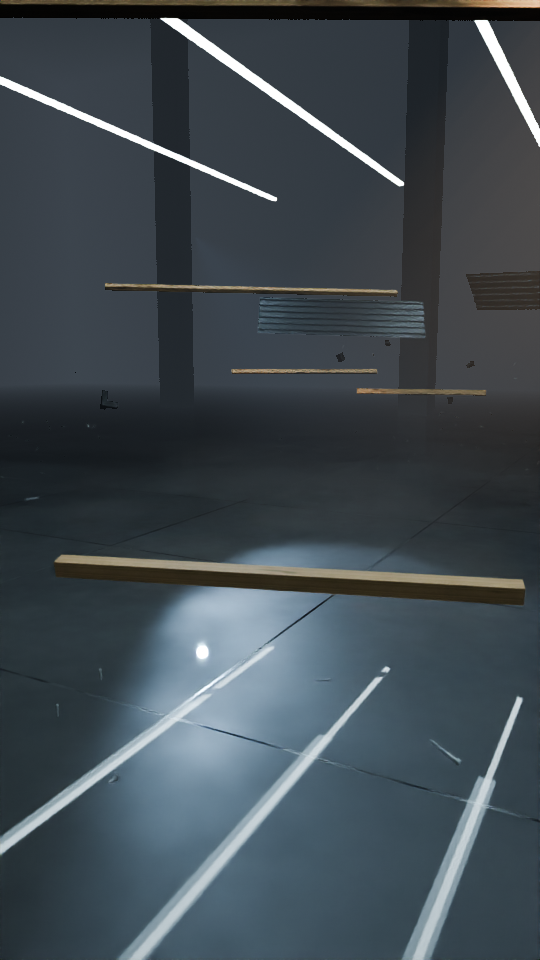
#> input picture f0029.png, 540 x 960 px, given in place of rivon_logo.png, which was not available
$ python finish_film.py
#> lines starting #> are read from the running program, lines starting #| are printed output that depends on the picture
"""RIVON film post: cinematic grade + push-through (zoom) transitions between locations + end card, then H.264 MP4.
End card: the camera holds on the engraved RIVON mark of the hero connector, everything darkens except the mark, the engraved mark
becomes a clean white graphic (cut from the same render, pixel-aligned), glides to the centre, the wordmark and the CTA appear below.
usage: python3 finish_film.py <frames_dir> <out.mp4> [--crf 16] [--audio film.wav] [--fps 30]
       python3 finish_film.py --still <frame.png> <frame_index> <out.png>"""
import sys, os, argparse, subprocess, glob, json
import numpy as np
import cv2
from PIL import Image, ImageDraw, ImageFont
HERE = os.path.dirname(os.path.abspath(__file__)); FD = os.path.join(HERE, "fonts") + os.sep
CUTS = ()                     # lab-only film: one continuous take, no cuts
TN = 8                                                              # frames on each side of a cut used by the push-through transition
CTA_LINES = ("Jedno rozwiązanie.", "Wiele możliwości.")           # exact copy: "Jedno rozwiązanie. Wiele możliwości."
D0, D1 = 830, 846            # darkening
G0, G1 = 832, 846            # engraved mark -> white graphic
M0, M1 = 848, 864            # graphic glides to its final place
W0, W1 = 858, 872            # wordmark
C0 = 864                     # CTA lines (second one 6 frames later, 12-frame fades)
ICON_FINAL = (0.5, 0.42, 0.25)          # centre x, centre y (fraction of frame), width (fraction of frame width)
WORD_Y, WORD_W = 0.525, 0.44
CTA_Y = 0.65
ap = argparse.ArgumentParser(); ap.add_argument("frames", nargs="?"); ap.add_argument("out", nargs="?"); ap.add_argument("--crf", type=int, default=16)
ap.add_argument("--audio", default=None); ap.add_argument("--still", nargs=3, default=None); ap.add_argument("--fps", type=int, default=30)
a = ap.parse_args()

_m = Image.open(os.path.join(HERE, "rivon_logo.png")).convert("L"); _bb = _m.point(lambda v: 255 if v > 40 else 0).getbbox(); WORD = _m.crop(_bb)
#> after `_m = Image.open(os.path.join(HERE, 'rivon_logo.png')).convert('L')`:
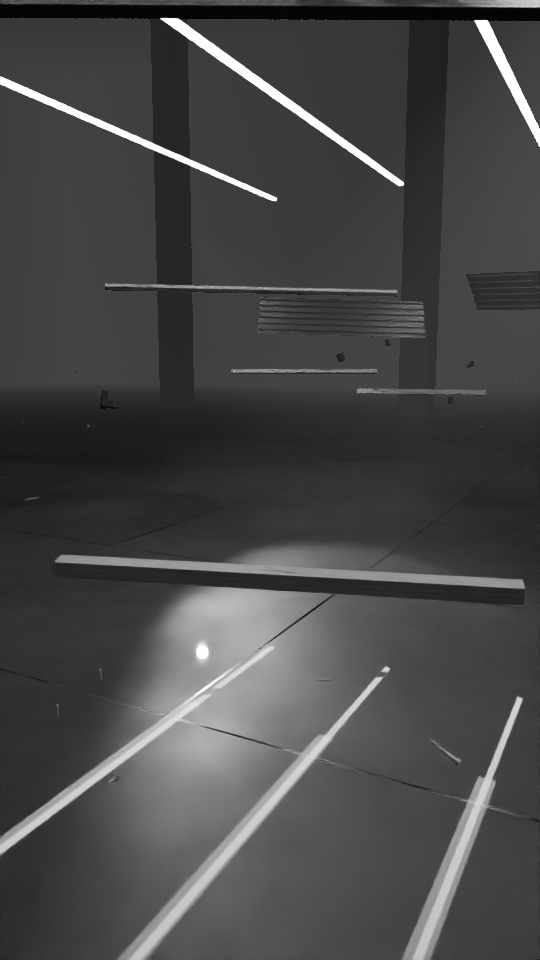
#> _m: PIL image 540x960 L; min 1, max 255, mean 71.8
_ICON = None
if os.path.exists(os.path.join(HERE, "logo_icon.png")):
    _ICON = Image.open(os.path.join(HERE, "logo_icon.png")).convert("L"); PLACE = json.load(open(os.path.join(HERE, "logo_place.json")))      # cx, cy, w  (fractions of the frame)
def ease(x): x = float(np.clip(x, 0, 1)); return x * x * (3 - 2 * x)
def spaced(d, xy, text, fnt, fill, sp=0.0):
    x, y = xy
    for ch in text: d.text((x, y), ch, font=fnt, fill=fill); x += d.textlength(ch, font=fnt) + sp
def spaced_len(d, text, fnt, sp=0.0): return sum(d.textlength(ch, font=fnt) + sp for ch in text) - sp

_rng = np.random.default_rng(3); _VIG = {}
# [83 lines left out: functions grade, trans_u, push_through, endcard, process, not called in this run]


if a.still:
    p, f, o = a.still; process(p, int(f)).save(o); sys.exit(0)
#> (the run stopped early here; a loop or call above may not have finished)

$ run again, on f0043.png
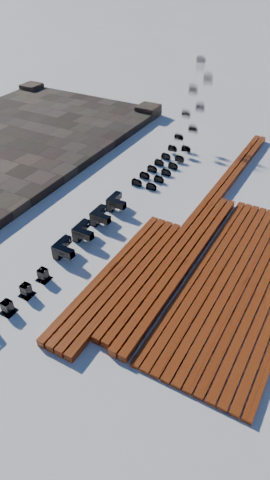
#> input picture f0043.png, 270 x 480 px, given in place of rivon_logo.png, which was not available
#> `_m = Image.open(os.path.join(HERE, 'rivon_logo.png')).convert('L')`:
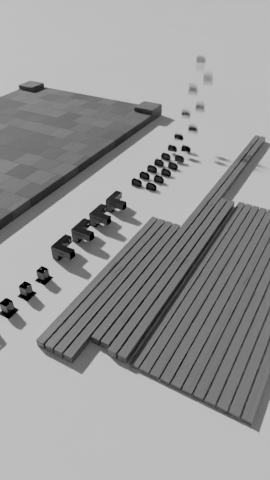
#> _m: PIL image 270x480 L; min 0, max 193, mean 153.2

$ run again, on f0057.png
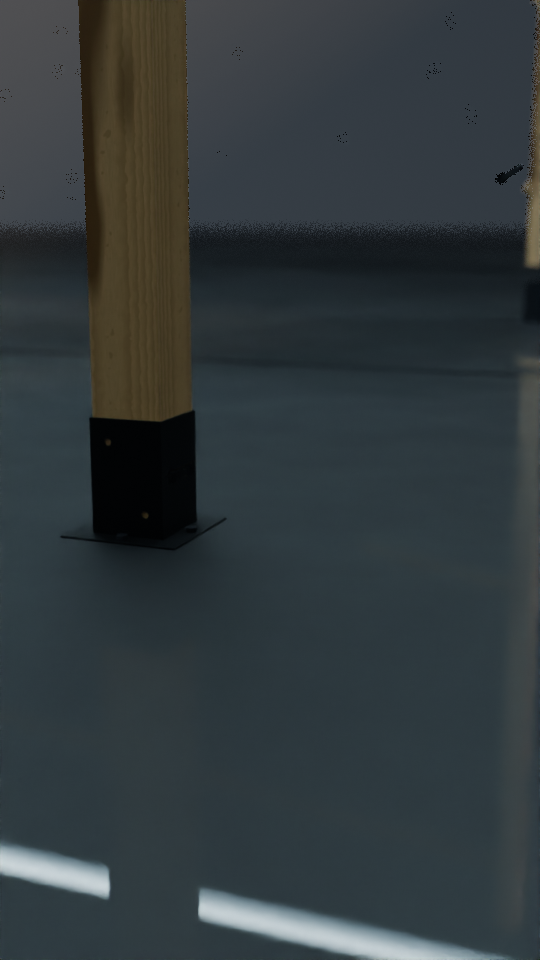
#> input picture f0057.png, 540 x 960 px, given in place of rivon_logo.png, which was not available
#> `_m = Image.open(os.path.join(HERE, 'rivon_logo.png')).convert('L')`:
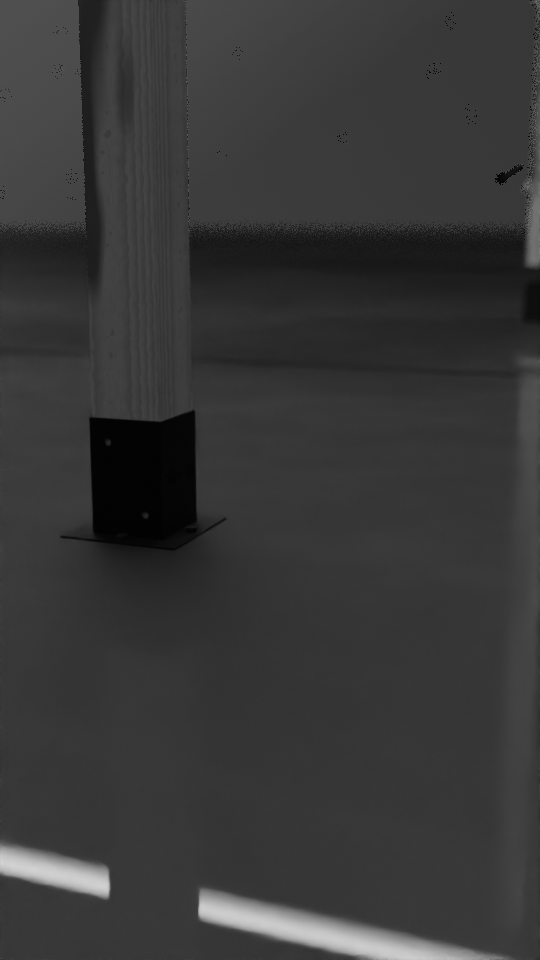
#> _m: PIL image 540x960 L; min 0, max 210, mean 55.7
